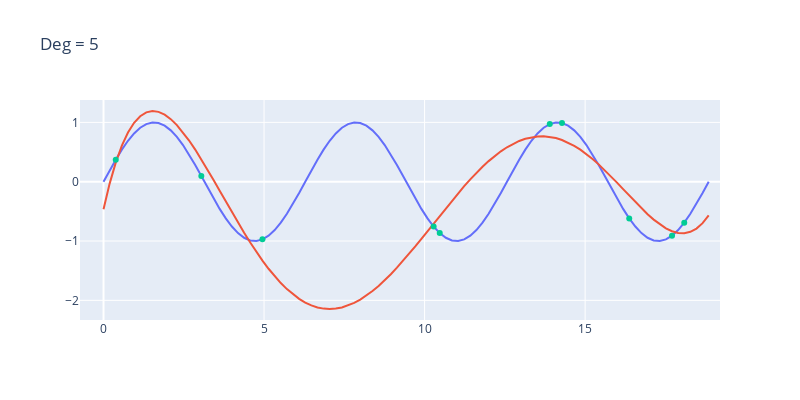
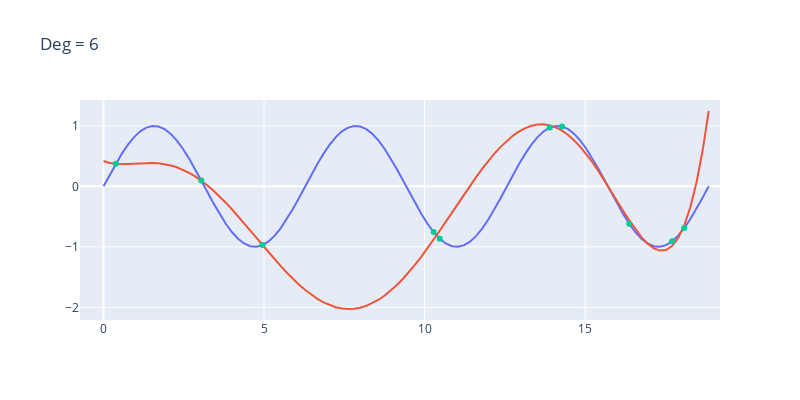
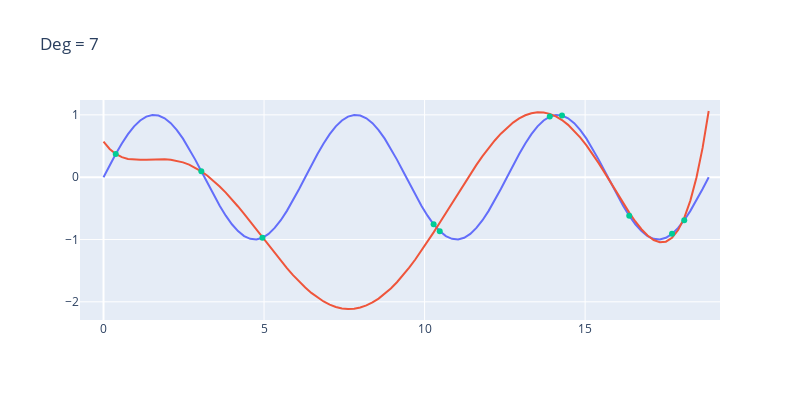
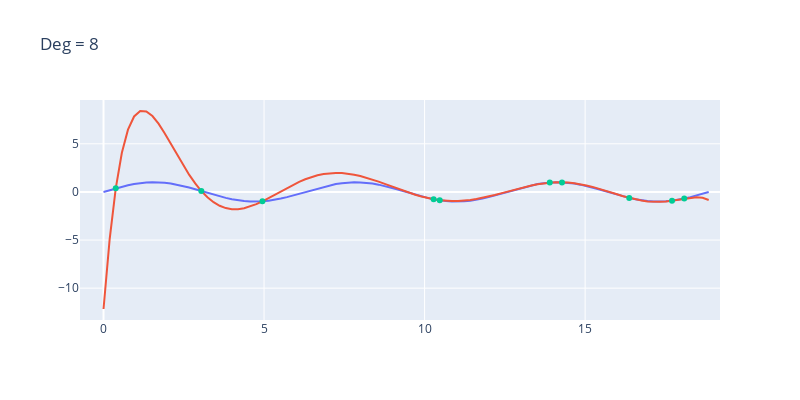

Notebook source saved alongside these figures, in order:
### Code cell
for deg in (5, 6, 7, 8, 9):
    fit_and_display(x, y, 10, deg)
